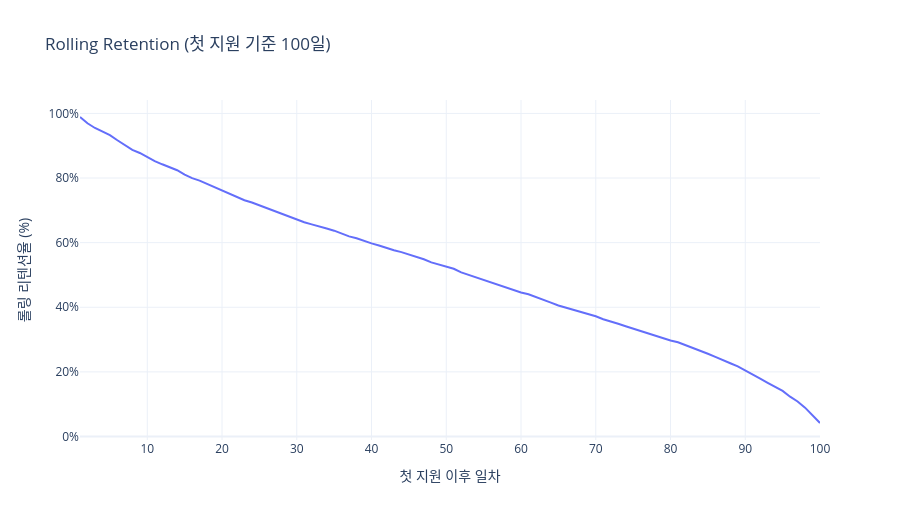

Write notebook code for a chart like this one.
### Markdown cell above
## 6.2 Rolling Retention (첫 지원 기준 100일)

### Code cell
# =========================
# 6.2 Rolling Retention 100일
# =========================

CACHE_NAME = "rolling_retention_100d"

if cache_exists(CACHE_NAME) and not REFRESH_CACHE:
    rolling_retention_100d = load_cache(CACHE_NAME)
else:
    MAX_DAY = 100
    cohort_users_set = set(retention_users["user_uuid"].unique())
    base_n = len(cohort_users_set)

    # classic_base_df 재사용 (위 셀 실행 필요)
    rolling_base_df = classic_base_df[
        (classic_base_df["retention_day"] >= 1) &
        (classic_base_df["retention_day"] <= MAX_DAY) &
        (classic_base_df["normalized_url"].isin(top_urls))
    ].copy()

    user_last_active = (
        rolling_base_df.groupby("user_uuid", as_index=False)
        .agg(last_active_day=("retention_day", "max"))
    )

    rolling_results = []
    for day in range(1, MAX_DAY + 1):
        cnt = (user_last_active["last_active_day"] >= day).sum()
        rolling_results.append({"retention_day": day, "retained_users": cnt, "base_users": base_n,
                                  "rolling_retention_rate": round(cnt / base_n * 100, 2)})
    rolling_retention_100d = pd.DataFrame(rolling_results)
    save_cache(rolling_retention_100d, CACHE_NAME)

fig = px.line(rolling_retention_100d, x="retention_day", y="rolling_retention_rate",
              markers=False, title="Rolling Retention (첫 지원 기준 100일)",
              labels={"retention_day": "첫 지원 이후 일차", "rolling_retention_rate": "롤링 리텐션율 (%)"},
              height=520)
fig.update_layout(yaxis_ticksuffix="%")
fig.show()

### Figure 1 — Plotly figure (JSON) as saved in the notebook; plotly's stock layout.template omitted (floating-point values rounded to 4 significant figures)
{"data": [{"hovertemplate": "첫 지원 이후 일차=%{x}<br>롤링 리텐션율 (%)=%{y}<extra></extra>", "legendgroup": "", "line": {"color": "#636efa", "dash": "solid"}, "marker": {"symbol": "circle"}, "mode": "lines", "name": "", "orientation": "v", "showlegend": false, "type": "scatter", "x": [1, 2, 3, 4, 5, 6, 7, 8, 9, 10, 11, 12, 13, 14, 15, 16, 17, 18, 19, 20, 21, 22, 23, 24, 25, 26, 27, 28, 29, 30, 31, 32, 33, 34, 35, 36, 37, 38, 39, 40, 41, 42, 43, 44, 45, 46, 47, 48, 49, 50, 51, 52, 53, 54, 55, 56, 57, 58, 59, 60, 61, 62, 63, 64, 65, 66, 67, 68, 69, 70, 71, 72, 73, 74, 75, 76, 77, 78, 79, 80, 81, 82, 83, 84, 85, 86, 87, 88, 89, 90, 91, 92, 93, 94, 95, 96, 97, 98, 99, 100], "xaxis": "x", "y": [98.89, 96.94, 95.49, 94.43, 93.27, 91.69, 90.16, 88.71, 87.76, 86.44, 85.25, 84.25, 83.41, 82.41, 81.03, 79.95, 79.19, 78.19, 77.24, 76.37, 75.31, 74.2, 73.12, 72.41, 71.51, 70.8, 69.93, 68.95, 67.92, 67.16, 66.31, 65.66, 65.1, 64.36, 63.7, 62.78, 61.94, 61.36, 60.51, 59.77, 59.11, 58.32, 57.64, 57.06, 56.37, 55.45, 54.87, 53.89, 53.23, 52.41, 51.91, 50.78, 50.01, 49.14, 48.38, 47.59, 46.82, 46.14, 45.37, 44.55, 44.03, 43.18, 42.52, 41.44, 40.54, 39.88, 39.2, 38.49, 37.98, 37.22, 36.3, 35.69, 34.87, 34.13, 33.39, 32.68, 31.86, 31.28, 30.49, 29.73, 29.17, 28.33, 27.43, 26.64, 25.59, 24.64, 23.77, 22.66, 21.71, 20.52, 19.18, 17.94, 16.62, 15.35, 14.09, 12.32, 10.84, 8.92, 6.7, 4.17], "yaxis": "y"}], "layout": {"height": 520, "legend": {"tracegroupgap": 0}, "title": {"text": "Rolling Retention (첫 지원 기준 100일)"}, "xaxis": {"anchor": "y", "domain": [0.0, 1.0], "title": {"text": "첫 지원 이후 일차"}}, "yaxis": {"anchor": "x", "domain": [0.0, 1.0], "ticksuffix": "%", "title": {"text": "롤링 리텐션율 (%)"}}}}
